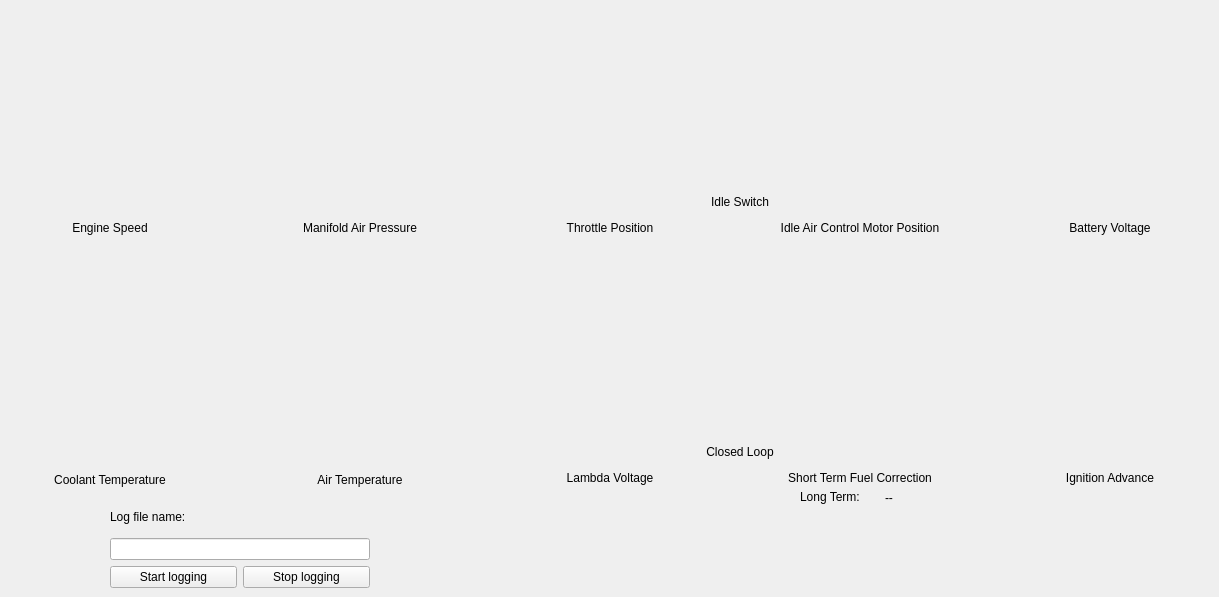
    <widget class="QWidget" name="overview_tab">
     <attribute name="title">
      <string>Overview</string>
     </attribute>
     <widget class="ManoMeter100" name="m_idle_position" native="true">
      <property name="geometry">
       <rect>
        <x>760</x>
        <y>10</y>
        <width>200</width>
        <height>200</height>
       </rect>
      </property>
     </widget>
     <widget class="ManoMeter" name="m_battery" native="true">
      <property name="geometry">
       <rect>
        <x>1010</x>
        <y>10</y>
        <width>200</width>
        <height>200</height>
       </rect>
      </property>
     </widget>
    <widget class="ManoMeter" name="m_ignition_advance" native="true">
      <property name="geometry">
       <rect>
        <x>1010</x>
        <y>260</y>
        <width>200</width>
        <height>200</height>
       </rect>
      </property>
     </widget>
    <widget class="ManoMeter" name="m_short_term_correction" native="true">
      <property name="geometry">
       <rect>
        <x>760</x>
        <y>260</y>
        <width>200</width>
        <height>200</height>
       </rect>
      </property>
     </widget>     
     <widget class="ManoMeter100" name="m_throttle_pos" native="true">
      <property name="geometry">
       <rect>
        <x>510</x>
        <y>10</y>
        <width>200</width>
        <height>200</height>
       </rect>
      </property>
     </widget>
     <widget class="ManoMeter900" name="m_lambda_voltage" native="true">
      <property name="geometry">
       <rect>
        <x>510</x>
        <y>260</y>
        <width>200</width>
        <height>200</height>
       </rect>
      </property>
      <property name="toolTip">
       <string>&lt;html&gt;&lt;head/&gt;&lt;body&gt;&lt;p&gt; 0-200 mV is lean mixture&lt;/p&gt;&lt;p&gt;700-900 mV is rich mixture &lt;/p&gt;&lt;/body&gt;&lt;/html&gt;</string>
      </property>
     </widget>
     <widget class="QLabel" name="m_throttle_pos_label">
      <property name="geometry">
       <rect>
        <x>510</x>
        <y>220</y>
        <width>200</width>
        <height>16</height>
       </rect>
      </property>
      <property name="sizePolicy">
       <sizepolicy hsizetype="Preferred" vsizetype="Maximum">
        <horstretch>0</horstretch>
        <verstretch>0</verstretch>
       </sizepolicy>
      </property>
      <property name="text">
       <string>Throttle Position</string>
      </property>
      <property name="alignment">
       <set>Qt::AlignCenter</set>
      </property>
     </widget>
     <widget class="QLabel" name="m_short_term_label">
      <property name="geometry">
       <rect>
        <x>760</x>
        <y>470</y>
        <width>200</width>
        <height>16</height>
       </rect>
      </property>
      <property name="sizePolicy">
       <sizepolicy hsizetype="Preferred" vsizetype="Maximum">
        <horstretch>0</horstretch>
        <verstretch>0</verstretch>
       </sizepolicy>
      </property>
      <property name="text">
       <string>Short Term Fuel Correction</string>
      </property>
      <property name="alignment">
       <set>Qt::AlignCenter</set>
      </property>
     </widget>     
          <widget class="QLabel" name="m_idlebypass_pos_label">
      <property name="geometry">
       <rect>
        <x>760</x>
        <y>220</y>
        <width>200</width>
        <height>16</height>
       </rect>
      </property>
      <property name="sizePolicy">
       <sizepolicy hsizetype="Preferred" vsizetype="Maximum">
        <horstretch>0</horstretch>
        <verstretch>0</verstretch>
       </sizepolicy>
      </property>
      <property name="text">
       <string>Idle Air Control Motor Position</string>
      </property>
      <property name="alignment">
       <set>Qt::AlignCenter</set>
      </property>
     </widget>
          <widget class="QLabel" name="m_battery_voltage_label">
      <property name="geometry">
       <rect>
        <x>1010</x>
        <y>220</y>
        <width>200</width>
        <height>16</height>
       </rect>
      </property>
      <property name="sizePolicy">
       <sizepolicy hsizetype="Preferred" vsizetype="Maximum">
        <horstretch>0</horstretch>
        <verstretch>0</verstretch>
       </sizepolicy>
      </property>
      <property name="text">
       <string>Battery Voltage</string>
      </property>
      <property name="alignment">
       <set>Qt::AlignCenter</set>
      </property>
           </widget>
          <widget class="QLabel" name="m_ignition_advance_label">
      <property name="geometry">
       <rect>
        <x>1010</x>
        <y>470</y>
        <width>200</width>
        <height>16</height>
       </rect>
      </property>
      <property name="sizePolicy">
       <sizepolicy hsizetype="Preferred" vsizetype="Maximum">
        <horstretch>0</horstretch>
        <verstretch>0</verstretch>
       </sizepolicy>
      </property>
      <property name="text">
       <string>Ignition Advance</string>
      </property>
      <property name="alignment">
       <set>Qt::AlignCenter</set>
      </property>
     </widget>
     <widget class="QLabel" name="m_lambda_label">
      <property name="geometry">
       <rect>
        <x>510</x>
        <y>470</y>
        <width>200</width>
        <height>16</height>
       </rect>
      </property>
      <property name="sizePolicy">
       <sizepolicy hsizetype="Preferred" vsizetype="Maximum">
        <horstretch>0</horstretch>
        <verstretch>0</verstretch>
       </sizepolicy>
      </property>
      <property name="text">
       <string>Lambda Voltage</string>
      </property>
      <property name="alignment">
       <set>Qt::AlignCenter</set>
      </property>
     </widget>
    <!--  <widget class="QLabel" name="m_idle_base_Label">
      <property name="geometry">
       <rect>
        <x>1050</x>
        <y>520</y>
        <width>200</width>
        <height>16</height>
       </rect>
      </property>
      <property name="text">
       <string>Idle Base Position:</string>
      </property>
      <property name="alignment">
       <set>Qt::AlignLeft</set>
      </property>
     </widget>
     <widget class="QLabel" name="m_idle_bas_volts">
      <property name="geometry">
       <rect>
        <x>970</x>
        <y>540</y>
        <width>200</width>
        <height>16</height>
       </rect>
      </property>
      <property name="text">
       <string>0.0V</string>
      </property>
     </widget>
     <widget class="QProgressBar" name="m_idle_base_pos">
      <property name="geometry">
       <rect>
        <x>1010</x>
        <y>540</y>
        <width>240</width>
        <height>21</height>
       </rect>
      </property>
      <property name="value">
       <number>0</number>
      </property>
     </widget> -->
     <!-- <widget class="QLabel" name="m_fue_trim_label">
      <property name="geometry">
       <rect>
        <x>550</x>
        <y>540</y>
        <width>120</width>
        <height>20</height>
       </rect>
      </property>
      <property name="text">
       <string>Short Term:</string>
      </property>
      <property name="alignment">
       <set>Qt::AlignLeft</set>
      </property>
     </widget> -->
     <widget class="QLabel" name="m_closed_loop_label">
      <property name="geometry">
       <rect>
        <x>610</x>
        <y>444</y>
        <width>260</width>
        <height>16</height>
       </rect>
      </property>
      <property name="text">
       <string>Closed Loop</string>
      </property>
      <property name="alignment">
       <set>Qt::AlignCenter</set>
      </property>
     </widget>
     <widget class="QLedIndicator" name="m_closedLoopLed" native="true">
      <property name="geometry">
       <rect>
        <x>722</x>
        <y>410</y>
        <width>26</width>
        <height>26</height>
       </rect>
      </property>
     </widget>

     <widget class="ManoMeter" name="m_revCounter" native="true">
      <property name="geometry">
       <rect>
        <x>10</x>
        <y>10</y>
        <width>200</width>
        <height>200</height>
       </rect>
      </property>
     </widget>
     <widget class="ManoMeter100" name="m_mapGauge" native="true">
      <property name="geometry">
       <rect>
        <x>260</x>
        <y>10</y>
        <width>200</width>
        <height>200</height>
       </rect>
      </property>
      <property name="toolTip">
       <string>&lt;html&gt;&lt;head/&gt;&lt;body&gt;&lt;p&gt;engine stopped	&amp;lt;&amp;gt; ~ 100 kPa&lt;/p&gt;&lt;p&gt;engine idling 	&amp;lt;&amp;gt; ~ 25-40 kPa&lt;/p&gt;&lt;p&gt;when deviating check hoses&lt;/p&gt;&lt;/body&gt;&lt;/html&gt;</string>
      </property>
     </widget>
     <!-- <widget class="QLabel" name="m_throttleLabel">
      <property name="geometry">
       <rect>
        <x>1050</x>
        <y>30</y>
        <width>200</width>
        <height>20</height>
       </rect>
      </property>
      <property name="text">
       <string>Throttle Position:</string>
      </property>
      <property name="alignment">
       <set>Qt::AlignLeft</set>
      </property>
     </widget> -->
     <!-- <widget class="QLabel" name="m_throttlePotVolts">
      <property name="geometry">
       <rect>
        <x>1010</x>
        <y>50</y>
        <width>31</width>
        <height>16</height>
       </rect>
      </property>
      <property name="text">
       <string>0.0V</string>
      </property>
     </widget> -->
     <!-- <widget class="QProgressBar" name="m_throttleBar">
      <property name="geometry">
       <rect>
        <x>1050</x>
        <y>50</y>
        <width>240</width>
        <height>21</height>
       </rect>
      </property>
      <property name="value">
       <number>0</number>
      </property>
     </widget> -->
     <!-- <widget class="QLabel" name="m_idleBypassLabel">
      <property name="geometry">
       <rect>
        <x>1050</x>
        <y>90</y>
        <width>200</width>
        <height>16</height>
       </rect>
      </property>
      <property name="text">
       <string>Idle Bypass Position:</string>
      </property>
      <property name="alignment">
       <set>Qt::AlignLeft</set>
      </property>
     </widget> -->
     <!-- <widget class="QLabel" name="m_iacPositionSteps">
      <property name="geometry">
       <rect>
        <x>1010</x>
        <y>110</y>
        <width>16</width>
        <height>16</height>
       </rect>
      </property>
      <property name="text">
       <string>0</string>
      </property>
     </widget> -->
     <!-- <widget class="QProgressBar" name="m_idleBypassPosBar">
      <property name="geometry">
       <rect>
        <x>1050</x>
        <y>110</y>
        <width>240</width>
        <height>21</height>
       </rect>
      </property>
      <property name="value">
       <number>0</number>
      </property>
     </widget> -->
     <widget class="QLabel" name="m_revCounterLabel">
      <property name="geometry">
       <rect>
        <x>10</x>
        <y>220</y>
        <width>200</width>
        <height>16</height>
       </rect>
      </property>
      <property name="sizePolicy">
       <sizepolicy hsizetype="Preferred" vsizetype="Maximum">
        <horstretch>0</horstretch>
        <verstretch>0</verstretch>
       </sizepolicy>
      </property>
      <property name="text">
       <string>Engine Speed</string>
      </property>
      <property name="alignment">
       <set>Qt::AlignCenter</set>
      </property>
     </widget>
     <widget class="QLabel" name="m_mapGaugeLabel">
      <property name="geometry">
       <rect>
        <x>260</x>
        <y>220</y>
        <width>200</width>
        <height>16</height>
       </rect>
      </property>
      <property name="sizePolicy">
       <sizepolicy hsizetype="Preferred" vsizetype="Maximum">
        <horstretch>0</horstretch>
        <verstretch>0</verstretch>
       </sizepolicy>
      </property>
      <property name="text">
       <string>Manifold Air Pressure</string>
      </property>
      <property name="alignment">
       <set>Qt::AlignCenter</set>
      </property>
     </widget>
          <widget class="QLabel" name="m_idleSwitchLabel">
      <property name="geometry">
       <rect>
        <x>610</x>
        <y>194</y>
        <width>260</width>
        <height>16</height>
       </rect>
      </property>
      <property name="sizePolicy">
       <sizepolicy hsizetype="Preferred" vsizetype="Maximum">
        <horstretch>0</horstretch>
        <verstretch>0</verstretch>
       </sizepolicy>
      </property>
      <property name="text">
       <string>Idle Switch</string>
      </property>
      <property name="alignment">
       <set>Qt::AlignCenter</set>
      </property>
     </widget>
      <widget class="QLedIndicator" name="m_idleSwitchLed" native="true">
      <property name="geometry">
       <rect>
        <x>722</x>
        <y>160</y>
        <width>26</width>
        <height>26</height>
       </rect>
      </property>
     </widget>
     <widget class="QWidget" name="layoutWidget">
      <property name="geometry">
       <rect>
        <x>110</x>
        <y>510</y>
        <width>260</width>
        <height>78</height>
       </rect>
      </property>
      <layout class="QGridLayout" name="m_dataBLayout">
       <item row="0" column="1">
        <widget class="QLabel" name="m_logFileNameLabel">
         <property name="text">
          <string>Log file name:</string>
         </property>
         <property name="alignment">
          <set>Qt::AlignLeft</set>
         </property>
        </widget>
       </item>
       <item row="1" column="1" colspan="2">
        <widget class="QLineEdit" name="m_logFileNameBox"/>
       </item>
       <item row="2" column="1">
        <widget class="QPushButton" name="m_startLoggingButton">
         <property name="autoFillBackground">
          <bool>false</bool>
         </property>
         <property name="text">
          <string>Start logging</string>
         </property>
        </widget>
       </item>
       <item row="2" column="2">
        <widget class="QPushButton" name="m_stopLoggingButton">
         <property name="enabled">
          <bool>true</bool>
         </property>
         <property name="text">
          <string>Stop logging</string>
         </property>
        </widget>
       </item>
      </layout>
     </widget>
     <widget class="ManoMeter" name="m_waterTempGauge" native="true">
      <property name="geometry">
       <rect>
        <x>10</x>
        <y>260</y>
        <width>200</width>
        <height>200</height>
       </rect>
      </property>
     </widget>
     <widget class="ManoMeter100" name="m_airTempGauge" native="true">
      <property name="geometry">
       <rect>
        <x>260</x>
        <y>260</y>
        <width>200</width>
        <height>200</height>
       </rect>
      </property>
     </widget>
     <widget class="QLabel" name="m_waterTempLabel">
      <property name="geometry">
       <rect>
        <x>10</x>
        <y>470</y>
        <width>200</width>
        <height>20</height>
       </rect>
      </property>
      <property name="sizePolicy">
       <sizepolicy hsizetype="Preferred" vsizetype="Maximum">
        <horstretch>0</horstretch>
        <verstretch>0</verstretch>
       </sizepolicy>
      </property>
      <property name="text">
       <string>Coolant Temperature</string>
      </property>
      <property name="alignment">
       <set>Qt::AlignCenter</set>
      </property>
     </widget>
     <widget class="QLabel" name="m_airTempLabel">
      <property name="geometry">
       <rect>
        <x>260</x>
        <y>470</y>
        <width>200</width>
        <height>20</height>
       </rect>
      </property>
      <property name="sizePolicy">
       <sizepolicy hsizetype="Preferred" vsizetype="Maximum">
        <horstretch>0</horstretch>
        <verstretch>0</verstretch>
       </sizepolicy>
      </property>
      <property name="text">
       <string>Air Temperature</string>
      </property>
      <property name="alignment">
       <set>Qt::AlignCenter</set>
      </property>
     </widget>
     <widget class="QLabel" name="m_long_trim_label">
      <property name="geometry">
       <rect>
        <x>800</x>
        <y>490</y>
        <width>120</width>
        <height>20</height>
       </rect>
      </property>
      <property name="text">
       <string>Long Term:</string>
      </property>
      <property name="alignment">
       <set>Qt::AlignLeft</set>
      </property>
         </widget>
     <widget class="QLabel" name="m_long_trim">
      <property name="geometry">
       <rect>
        <x>885</x>
        <y>490</y>
        <width>31</width>
        <height>16</height>
       </rect>
      </property>
      <property name="text">
       <string>--</string>
      </property>
	 </widget>
	  
     <zorder>m_idle_position</zorder>
     <!-- <zorder>m_throttleLabel</zorder> -->
     <!-- <zorder>m_throttlePotVolts</zorder> -->
     <!-- <zorder>m_throttleBar</zorder> -->
     <!-- <zorder>m_idleBypassLabel</zorder> -->
     <!-- <zorder>m_iacPositionSteps</zorder> -->
     <!-- <zorder>m_idleBypassPosBar</zorder> -->
     <zorder>m_ignition_advance</zorder>
     <zorder>layoutWidget</zorder>
<!--      <zorder>m_idle_base_Label</zorder>
     <zorder>m_idle_bas_volts</zorder>
     <zorder>m_idle_base_pos</zorder> -->
     <!-- <zorder>m_fuel_trim_label</zorder> -->
     <zorder>m_closed_loop_label</zorder>
     <zorder>m_idleSwitchLed</zorder>
     <zorder>m_closedLoopLed</zorder>
     <zorder>m_revCounterLabel</zorder>
     <zorder>m_airTempLabel</zorder>
     <zorder>m_waterTempLabel</zorder>
     <zorder>m_mapGaugeLabel</zorder>
     <zorder>m_throttle_pos_label</zorder>
     <zorder>m_lambda_label</zorder>
     <zorder>m_revCounter</zorder>
     <zorder>m_throttle_pos</zorder>
     <zorder>m_waterTempGauge</zorder>
     <zorder>m_lambda_voltage</zorder>
     <zorder>m_mapGauge</zorder>
     <zorder>m_airTempGauge</zorder>
     <zorder>m_long_trim_label</zorder>
     <zorder>m_long_trim</zorder>
    </widget>
